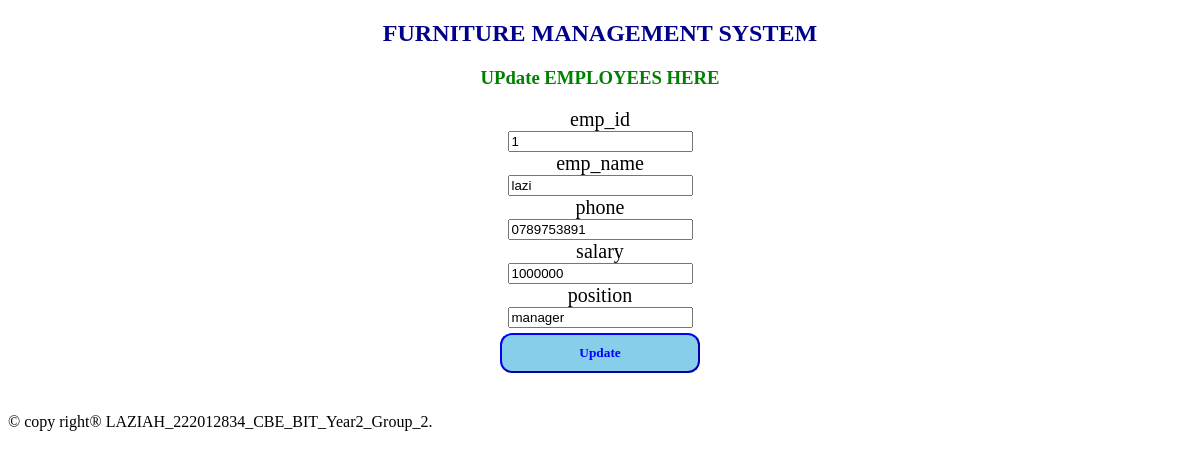
Page /updateemployee.php?emp_id=1 on the committed database.
### tables this page shows
CREATE TABLE IF NOT EXISTS `employee` (
  `emp_id` int(10) NOT NULL AUTO_INCREMENT,
  `emp_name` varchar(100) NOT NULL,
  `phone` varchar(200) NOT NULL,
  `salary` int(22) NOT NULL,
  `position` varchar(220) NOT NULL,
  PRIMARY KEY (`emp_id`)
);

### updateemployee.php (the view, shortened to what this page needs)
<?php
include "databaseconnection.php";
if ($_SERVER['REQUEST_METHOD'] == 'GET') {
    $emp_id = $_GET["emp_id"];
    $sql = "SELECT * FROM employee WHERE emp_id = ?";
    $stmt = $connection->prepare($sql);
    $stmt->bind_param("i", $emp_id);
    $stmt->execute();
    $result = $stmt->get_result();
    if ($result->num_rows > 0) {
        $row = $result->fetch_assoc();
        $emp_name = $row["emp_name"];
        $phone = $row["phone"];
        $salary = $row["salary"];
        $position = $row["position"];
    } else {
        header("location:viewemployee.php");
        exit;
    }
}
?>
<!DOCTYPE html>
<html>
<head>
</head>
<body>
    <center>
        <h2>FURNITURE MANAGEMENT SYSTEM</h2>
        <h3 style="color:green;">UPdate EMPLOYEES HERE</h3>
        <section class="forms">
            <form method="POST" onsubmit="return confirmUpdate();">
                <label>emp_id</label><br>
                <input type="text" name="emp_id" readonly  value="<?php echo $emp_id; ?>"><br>
                <label>emp_name</label><br>
                <input type="text" name="emp_name"  value="<?php echo $emp_name; ?>"><br>
                <label>phone</label><br>
                <input type="phone" name="phone" value="<?php echo $phone; ?>" ><br>
                <label>salary</label><br>
                <input type="text" name="salary" value="<?php echo $salary; ?>" ><br>
                 <label>position</label><br>
                <input type="text" name="position" value="<?php echo $position; ?>" ><br>
                <input type="submit" name="submit" value="Update" class="sb">
            </form>
        </section>
    </center>
    <footer>
        <p style="color:blue; text-align: center; margin-top:40px;"><marquee> &copy; copy right&reg; LAZIAH_222012834_CBE_BIT_Year2_Group_2.</marquee> </p>
    </footer>
</body>
</html>

### updateemployee.php (style rules this page uses)
h2 { font-family: Castellar; color: darkblue; }
label { font-family: elephant; font-size: 20px; }
.sb { font-family: Georgia; padding: 10px; border-color: blue; background-color: skyblue; width: 200px; margin-top: 5px; border-radius: 12px; font-weight: bold; color: blue; }

### rows in the picture
employee: emp_name "lazi", phone "0789753891", salary "1000000", position "manager"
